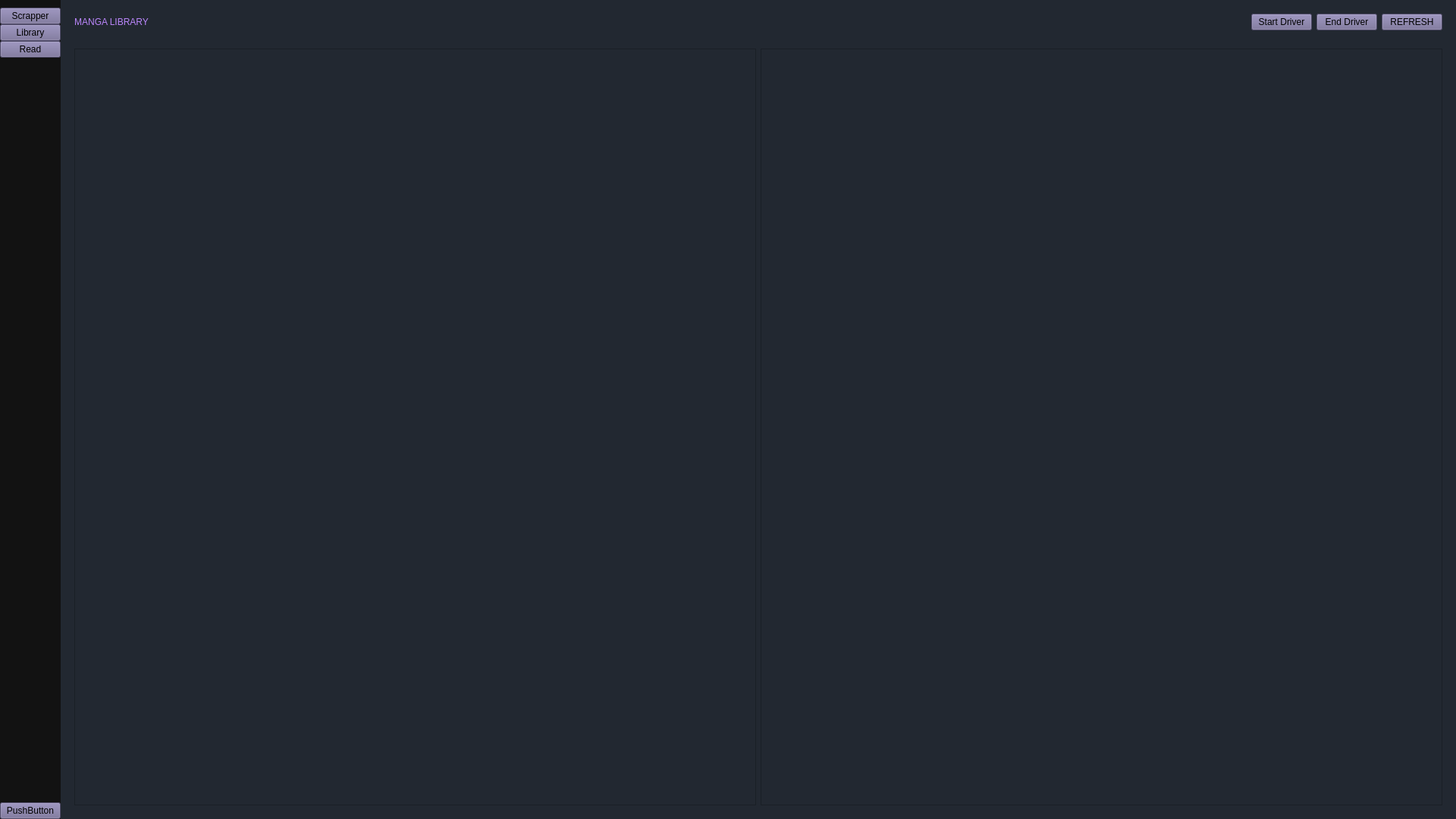
<?xml version="1.0" encoding="UTF-8"?>
<ui version="4.0">
 <class>MainWindow</class>
 <widget class="QMainWindow" name="MainWindow">
  <property name="geometry">
   <rect>
    <x>0</x>
    <y>0</y>
    <width>1920</width>
    <height>1080</height>
   </rect>
  </property>
  <property name="windowTitle">
   <string>MainWindow</string>
  </property>
  <widget class="QWidget" name="centralwidget">
   <layout class="QHBoxLayout" name="horizontalLayout">
    <property name="spacing">
     <number>0</number>
    </property>
    <property name="leftMargin">
     <number>0</number>
    </property>
    <property name="topMargin">
     <number>0</number>
    </property>
    <property name="rightMargin">
     <number>0</number>
    </property>
    <property name="bottomMargin">
     <number>0</number>
    </property>
    <item>
     <widget class="QWidget" name="widget" native="true">
      <property name="styleSheet">
       <string notr="true">background-color: #121212;</string>
      </property>
      <layout class="QVBoxLayout" name="verticalLayout">
       <property name="spacing">
        <number>0</number>
       </property>
       <property name="leftMargin">
        <number>0</number>
       </property>
       <property name="topMargin">
        <number>10</number>
       </property>
       <property name="rightMargin">
        <number>0</number>
       </property>
       <property name="bottomMargin">
        <number>0</number>
       </property>
       <item>
        <widget class="QPushButton" name="scrapper_button">
         <property name="styleSheet">
          <string notr="true">background-color: #726A95;</string>
         </property>
         <property name="text">
          <string>Scrapper</string>
         </property>
         <property name="checkable">
          <bool>false</bool>
         </property>
        </widget>
       </item>
       <item>
        <widget class="QPushButton" name="library_button">
         <property name="styleSheet">
          <string notr="true">background-color: #726A95;</string>
         </property>
         <property name="text">
          <string>Library</string>
         </property>
         <property name="checkable">
          <bool>false</bool>
         </property>
        </widget>
       </item>
       <item>
        <widget class="QPushButton" name="read_button">
         <property name="styleSheet">
          <string notr="true">background-color: #726A95;</string>
         </property>
         <property name="text">
          <string>Read</string>
         </property>
        </widget>
       </item>
       <item>
        <spacer name="verticalSpacer">
         <property name="orientation">
          <enum>Qt::Vertical</enum>
         </property>
         <property name="sizeHint" stdset="0">
          <size>
           <width>20</width>
           <height>40</height>
          </size>
         </property>
        </spacer>
       </item>
       <item>
        <widget class="QPushButton" name="pushButton_5">
         <property name="styleSheet">
          <string notr="true">background-color: #726A95;</string>
         </property>
         <property name="text">
          <string>PushButton</string>
         </property>
        </widget>
       </item>
      </layout>
     </widget>
    </item>
    <item>
     <widget class="QWidget" name="widget_2" native="true">
      <property name="styleSheet">
       <string notr="true">background-color: #222831;</string>
      </property>
      <layout class="QHBoxLayout" name="horizontalLayout_3">
       <property name="leftMargin">
        <number>0</number>
       </property>
       <property name="topMargin">
        <number>0</number>
       </property>
       <property name="rightMargin">
        <number>0</number>
       </property>
       <property name="bottomMargin">
        <number>0</number>
       </property>
       <item>
        <widget class="QStackedWidget" name="stackedWidget">
         <property name="currentIndex">
          <number>1</number>
         </property>
         <widget class="QWidget" name="scrapper_page">
          <property name="styleSheet">
           <string notr="true"/>
          </property>
          <layout class="QHBoxLayout" name="horizontalLayout_2">
           <item>
            <widget class="QWidget" name="widget_3" native="true">
             <layout class="QVBoxLayout" name="verticalLayout_2">
              <item>
               <widget class="QLabel" name="label">
                <property name="sizePolicy">
                 <sizepolicy hsizetype="Preferred" vsizetype="Preferred">
                  <horstretch>0</horstretch>
                  <verstretch>0</verstretch>
                 </sizepolicy>
                </property>
                <property name="layoutDirection">
                 <enum>Qt::LeftToRight</enum>
                </property>
                <property name="styleSheet">
                 <string notr="true">font: 75 12pt &quot;Candara&quot;;
color: rgb(187, 134, 252);</string>
                </property>
                <property name="text">
                 <string>Link Scrapper</string>
                </property>
                <property name="scaledContents">
                 <bool>false</bool>
                </property>
                <property name="alignment">
                 <set>Qt::AlignCenter</set>
                </property>
               </widget>
              </item>
              <item>
               <widget class="QWidget" name="widget_5" native="true">
                <layout class="QHBoxLayout" name="horizontalLayout_4">
                 <item>
                  <spacer name="horizontalSpacer">
                   <property name="orientation">
                    <enum>Qt::Horizontal</enum>
                   </property>
                   <property name="sizeHint" stdset="0">
                    <size>
                     <width>40</width>
                     <height>20</height>
                    </size>
                   </property>
                  </spacer>
                 </item>
                 <item>
                  <widget class="QLineEdit" name="lineEdit">
                   <property name="sizePolicy">
                    <sizepolicy hsizetype="Preferred" vsizetype="Fixed">
                     <horstretch>0</horstretch>
                     <verstretch>0</verstretch>
                    </sizepolicy>
                   </property>
                   <property name="styleSheet">
                    <string notr="true">background-color: rgb(187, 134, 252);</string>
                   </property>
                  </widget>
                 </item>
                 <item>
                  <widget class="QPushButton" name="scrape_submit_button">
                   <property name="sizePolicy">
                    <sizepolicy hsizetype="Minimum" vsizetype="Minimum">
                     <horstretch>0</horstretch>
                     <verstretch>0</verstretch>
                    </sizepolicy>
                   </property>
                   <property name="styleSheet">
                    <string notr="true">background-color: rgb(187, 134, 252);</string>
                   </property>
                   <property name="text">
                    <string>SUBMIT</string>
                   </property>
                  </widget>
                 </item>
                 <item>
                  <spacer name="horizontalSpacer_2">
                   <property name="orientation">
                    <enum>Qt::Horizontal</enum>
                   </property>
                   <property name="sizeHint" stdset="0">
                    <size>
                     <width>40</width>
                     <height>20</height>
                    </size>
                   </property>
                  </spacer>
                 </item>
                </layout>
               </widget>
              </item>
              <item>
               <widget class="QListWidget" name="listWidget">
                <property name="styleSheet">
                 <string notr="true">border-color: rgb(187, 134, 252);
background-color: #404258;</string>
                </property>
               </widget>
              </item>
              <item>
               <spacer name="verticalSpacer_2">
                <property name="orientation">
                 <enum>Qt::Vertical</enum>
                </property>
                <property name="sizeHint" stdset="0">
                 <size>
                  <width>20</width>
                  <height>40</height>
                 </size>
                </property>
               </spacer>
              </item>
             </layout>
            </widget>
           </item>
          </layout>
         </widget>
         <widget class="QWidget" name="library_page">
          <property name="styleSheet">
           <string notr="true"/>
          </property>
          <layout class="QVBoxLayout" name="verticalLayout_3">
           <property name="leftMargin">
            <number>0</number>
           </property>
           <property name="topMargin">
            <number>0</number>
           </property>
           <property name="rightMargin">
            <number>0</number>
           </property>
           <property name="bottomMargin">
            <number>0</number>
           </property>
           <item>
            <widget class="QWidget" name="widget_4" native="true">
             <layout class="QVBoxLayout" name="verticalLayout_4">
              <item>
               <widget class="QWidget" name="widget_7" native="true">
                <layout class="QHBoxLayout" name="horizontalLayout_6">
                 <item>
                  <widget class="QLabel" name="label_2">
                   <property name="sizePolicy">
                    <sizepolicy hsizetype="Minimum" vsizetype="Minimum">
                     <horstretch>0</horstretch>
                     <verstretch>0</verstretch>
                    </sizepolicy>
                   </property>
                   <property name="styleSheet">
                    <string notr="true">font: 75 12pt &quot;Candara&quot;;
color: rgb(187, 134, 252);</string>
                   </property>
                   <property name="text">
                    <string>MANGA LIBRARY</string>
                   </property>
                   <property name="alignment">
                    <set>Qt::AlignCenter</set>
                   </property>
                  </widget>
                 </item>
                 <item>
                  <spacer name="horizontalSpacer_3">
                   <property name="orientation">
                    <enum>Qt::Horizontal</enum>
                   </property>
                   <property name="sizeHint" stdset="0">
                    <size>
                     <width>40</width>
                     <height>20</height>
                    </size>
                   </property>
                  </spacer>
                 </item>
                 <item>
                  <widget class="QPushButton" name="start_driver">
                   <property name="styleSheet">
                    <string notr="true">background-color: #726A95;</string>
                   </property>
                   <property name="text">
                    <string>Start Driver</string>
                   </property>
                  </widget>
                 </item>
                 <item>
                  <widget class="QPushButton" name="end_driver">
                   <property name="styleSheet">
                    <string notr="true">background-color: #726A95;</string>
                   </property>
                   <property name="text">
                    <string>End Driver</string>
                   </property>
                  </widget>
                 </item>
                 <item>
                  <widget class="QPushButton" name="refresh_button">
                   <property name="styleSheet">
                    <string notr="true">background-color: #726A95;</string>
                   </property>
                   <property name="text">
                    <string>REFRESH</string>
                   </property>
                  </widget>
                 </item>
                </layout>
               </widget>
              </item>
              <item>
               <widget class="QWidget" name="widget_6" native="true">
                <layout class="QHBoxLayout" name="horizontalLayout_5">
                 <item>
                  <widget class="QListWidget" name="manga_list">
                   <property name="dragEnabled">
                    <bool>true</bool>
                   </property>
                   <property name="iconSize">
                    <size>
                     <width>200</width>
                     <height>200</height>
                    </size>
                   </property>
                   <property name="viewMode">
                    <enum>QListView::IconMode</enum>
                   </property>
                   <property name="uniformItemSizes">
                    <bool>true</bool>
                   </property>
                   <property name="selectionRectVisible">
                    <bool>true</bool>
                   </property>
                  </widget>
                 </item>
                 <item>
                  <widget class="QListWidget" name="chapter_list">
                   <property name="styleSheet">
                    <string notr="true">color: rgb(187, 134, 252);</string>
                   </property>
                  </widget>
                 </item>
                </layout>
               </widget>
              </item>
             </layout>
            </widget>
           </item>
          </layout>
         </widget>
         <widget class="QWidget" name="reading_page">
          <layout class="QHBoxLayout" name="horizontalLayout_7">
           <property name="leftMargin">
            <number>0</number>
           </property>
           <property name="topMargin">
            <number>0</number>
           </property>
           <property name="rightMargin">
            <number>0</number>
           </property>
           <property name="bottomMargin">
            <number>0</number>
           </property>
           <item>
            <widget class="QWidget" name="widget_8" native="true">
             <layout class="QHBoxLayout" name="horizontalLayout_8">
              <property name="leftMargin">
               <number>0</number>
              </property>
              <property name="topMargin">
               <number>0</number>
              </property>
              <property name="rightMargin">
               <number>0</number>
              </property>
              <property name="bottomMargin">
               <number>0</number>
              </property>
              <item>
               <widget class="QLabel" name="main_image">
                <property name="sizePolicy">
                 <sizepolicy hsizetype="Expanding" vsizetype="Preferred">
                  <horstretch>0</horstretch>
                  <verstretch>0</verstretch>
                 </sizepolicy>
                </property>
                <property name="text">
                 <string/>
                </property>
                <property name="alignment">
                 <set>Qt::AlignCenter</set>
                </property>
               </widget>
              </item>
              <item>
               <widget class="QWidget" name="widget_9" native="true">
                <layout class="QVBoxLayout" name="verticalLayout_5">
                 <item>
                  <widget class="QWidget" name="widget_10" native="true">
                   <layout class="QHBoxLayout" name="horizontalLayout_9">
                    <item>
                     <widget class="QPushButton" name="back_button">
                      <property name="styleSheet">
                       <string notr="true">background-color: #726A95;</string>
                      </property>
                      <property name="text">
                       <string>&lt;</string>
                      </property>
                     </widget>
                    </item>
                    <item>
                     <widget class="QPushButton" name="forward_button">
                      <property name="styleSheet">
                       <string notr="true">background-color: #726A95;</string>
                      </property>
                      <property name="text">
                       <string>&gt;</string>
                      </property>
                     </widget>
                    </item>
                   </layout>
                  </widget>
                 </item>
                 <item>
                  <spacer name="verticalSpacer_3">
                   <property name="orientation">
                    <enum>Qt::Vertical</enum>
                   </property>
                   <property name="sizeHint" stdset="0">
                    <size>
                     <width>20</width>
                     <height>40</height>
                    </size>
                   </property>
                  </spacer>
                 </item>
                 <item>
                  <widget class="QWidget" name="widget_11" native="true">
                   <layout class="QHBoxLayout" name="horizontalLayout_10">
                    <item>
                     <widget class="QPushButton" name="prev_button">
                      <property name="styleSheet">
                       <string notr="true">background-color: #726A95;</string>
                      </property>
                      <property name="text">
                       <string>Prev Chap</string>
                      </property>
                     </widget>
                    </item>
                    <item>
                     <widget class="QPushButton" name="next_button">
                      <property name="styleSheet">
                       <string notr="true">background-color: #726A95;</string>
                      </property>
                      <property name="text">
                       <string>Next Chap</string>
                      </property>
                     </widget>
                    </item>
                   </layout>
                  </widget>
                 </item>
                </layout>
               </widget>
              </item>
             </layout>
            </widget>
           </item>
          </layout>
         </widget>
        </widget>
       </item>
      </layout>
     </widget>
    </item>
   </layout>
  </widget>
 </widget>
 <resources/>
 <connections/>
</ui>
